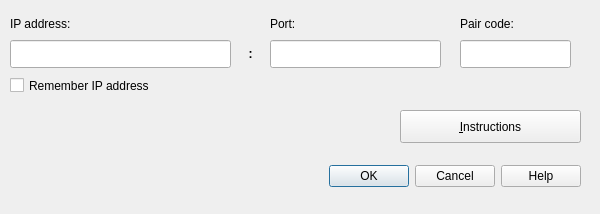
<?xml version="1.0" encoding="UTF-8"?>
<ui version="4.0">
 <class>PairDialog</class>
 <widget class="QDialog" name="PairDialog">
  <property name="geometry">
   <rect>
    <x>0</x>
    <y>0</y>
    <width>600</width>
    <height>214</height>
   </rect>
  </property>
  <property name="windowTitle">
   <string>Pair</string>
  </property>
  <property name="toolTip">
   <string/>
  </property>
  <property name="modal">
   <bool>true</bool>
  </property>
  <widget class="QDialogButtonBox" name="buttonBox">
   <property name="geometry">
    <rect>
     <x>20</x>
     <y>160</y>
     <width>561</width>
     <height>32</height>
    </rect>
   </property>
   <property name="focusPolicy">
    <enum>Qt::StrongFocus</enum>
   </property>
   <property name="orientation">
    <enum>Qt::Horizontal</enum>
   </property>
   <property name="standardButtons">
    <set>QDialogButtonBox::Cancel|QDialogButtonBox::Help|QDialogButtonBox::Ok</set>
   </property>
  </widget>
  <widget class="QLabel" name="portLabel">
   <property name="geometry">
    <rect>
     <x>270</x>
     <y>10</y>
     <width>121</width>
     <height>27</height>
    </rect>
   </property>
   <property name="text">
    <string>Port:</string>
   </property>
  </widget>
  <widget class="QLineEdit" name="ipAddressLineEdit">
   <property name="geometry">
    <rect>
     <x>10</x>
     <y>40</y>
     <width>221</width>
     <height>28</height>
    </rect>
   </property>
   <property name="toolTip">
    <string>The IP address of the Android device</string>
   </property>
   <property name="toolTipDuration">
    <number>-1</number>
   </property>
  </widget>
  <widget class="QLabel" name="colonLabel">
   <property name="geometry">
    <rect>
     <x>240</x>
     <y>40</y>
     <width>21</width>
     <height>27</height>
    </rect>
   </property>
   <property name="font">
    <font>
     <bold>true</bold>
    </font>
   </property>
   <property name="text">
    <string>:</string>
   </property>
   <property name="alignment">
    <set>Qt::AlignCenter</set>
   </property>
  </widget>
  <widget class="QLabel" name="pairCodeLabel">
   <property name="geometry">
    <rect>
     <x>460</x>
     <y>10</y>
     <width>101</width>
     <height>27</height>
    </rect>
   </property>
   <property name="text">
    <string>Pair code:</string>
   </property>
  </widget>
  <widget class="QLineEdit" name="pairCodeLineEdit">
   <property name="geometry">
    <rect>
     <x>460</x>
     <y>40</y>
     <width>111</width>
     <height>28</height>
    </rect>
   </property>
   <property name="toolTip">
    <string>The pair code that the Android device has given</string>
   </property>
  </widget>
  <widget class="QPushButton" name="instructionPushButton">
   <property name="geometry">
    <rect>
     <x>400</x>
     <y>110</y>
     <width>181</width>
     <height>33</height>
    </rect>
   </property>
   <property name="toolTip">
    <string>Instructions on how to pair to an Android device</string>
   </property>
   <property name="text">
    <string>&amp;Instructions</string>
   </property>
  </widget>
  <widget class="QLineEdit" name="pairPortLineEdit">
   <property name="geometry">
    <rect>
     <x>270</x>
     <y>40</y>
     <width>171</width>
     <height>28</height>
    </rect>
   </property>
   <property name="toolTip">
    <string>The port that adb uses to pair with the Android device</string>
   </property>
  </widget>
  <widget class="QCheckBox" name="rememberIpAddressCheckBox">
   <property name="geometry">
    <rect>
     <x>10</x>
     <y>70</y>
     <width>231</width>
     <height>31</height>
    </rect>
   </property>
   <property name="toolTip">
    <string>Remember the IP address for next time (stored upon connect or pair)</string>
   </property>
   <property name="text">
    <string>Remember IP address</string>
   </property>
  </widget>
  <widget class="QLabel" name="ipAddressLabel">
   <property name="geometry">
    <rect>
     <x>10</x>
     <y>10</y>
     <width>121</width>
     <height>27</height>
    </rect>
   </property>
   <property name="text">
    <string>IP address:</string>
   </property>
  </widget>
 </widget>
 <tabstops>
  <tabstop>ipAddressLineEdit</tabstop>
  <tabstop>pairPortLineEdit</tabstop>
  <tabstop>pairCodeLineEdit</tabstop>
  <tabstop>rememberIpAddressCheckBox</tabstop>
  <tabstop>instructionPushButton</tabstop>
 </tabstops>
 <resources/>
 <connections>
  <connection>
   <sender>buttonBox</sender>
   <signal>accepted()</signal>
   <receiver>PairDialog</receiver>
   <slot>accept()</slot>
   <hints>
    <hint type="sourcelabel">
     <x>248</x>
     <y>254</y>
    </hint>
    <hint type="destinationlabel">
     <x>157</x>
     <y>274</y>
    </hint>
   </hints>
  </connection>
  <connection>
   <sender>buttonBox</sender>
   <signal>rejected()</signal>
   <receiver>PairDialog</receiver>
   <slot>reject()</slot>
   <hints>
    <hint type="sourcelabel">
     <x>316</x>
     <y>260</y>
    </hint>
    <hint type="destinationlabel">
     <x>286</x>
     <y>274</y>
    </hint>
   </hints>
  </connection>
 </connections>
</ui>
